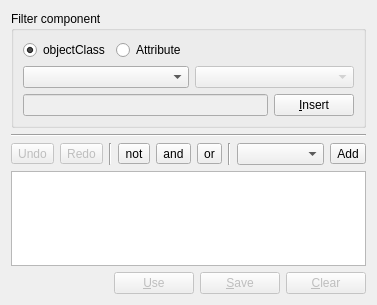
<?xml version="1.0" encoding="UTF-8"?>
<ui version="4.0">
 <class>FilterBuilder</class>
 <widget class="QWidget" name="FilterBuilder">
  <property name="geometry">
   <rect>
    <x>0</x>
    <y>0</y>
    <width>377</width>
    <height>305</height>
   </rect>
  </property>
  <property name="sizePolicy">
   <sizepolicy hsizetype="Expanding" vsizetype="Expanding">
    <horstretch>0</horstretch>
    <verstretch>0</verstretch>
   </sizepolicy>
  </property>
  <property name="windowTitle">
   <string>Form</string>
  </property>
  <layout class="QVBoxLayout" name="verticalLayout">
   <item>
    <widget class="QGroupBox" name="criteriaGroup">
     <property name="focusPolicy">
      <enum>Qt::NoFocus</enum>
     </property>
     <property name="title">
      <string>Filter component</string>
     </property>
     <layout class="QGridLayout" name="gridLayout_2">
      <item row="0" column="0">
       <widget class="QRadioButton" name="rbObjectClass">
        <property name="text">
         <string>objectClass</string>
        </property>
        <property name="checked">
         <bool>true</bool>
        </property>
       </widget>
      </item>
      <item row="1" column="3" colspan="3">
       <widget class="QComboBox" name="filterTypeBox">
        <property name="enabled">
         <bool>false</bool>
        </property>
       </widget>
      </item>
      <item row="3" column="0" colspan="5">
       <widget class="QLineEdit" name="assertionEdit">
        <property name="enabled">
         <bool>false</bool>
        </property>
        <property name="focusPolicy">
         <enum>Qt::StrongFocus</enum>
        </property>
       </widget>
      </item>
      <item row="0" column="1" colspan="5">
       <widget class="QRadioButton" name="rbAttribute">
        <property name="text">
         <string>Attribute</string>
        </property>
       </widget>
      </item>
      <item row="3" column="5">
       <widget class="QPushButton" name="insertButton">
        <property name="toolTip">
         <string>Click to insert the search criteria in the filter below.</string>
        </property>
        <property name="text">
         <string>&amp;Insert</string>
        </property>
       </widget>
      </item>
      <item row="1" column="0" colspan="3">
       <widget class="QComboBox" name="optionBox"/>
      </item>
     </layout>
    </widget>
   </item>
   <item>
    <widget class="Line" name="line">
     <property name="orientation">
      <enum>Qt::Horizontal</enum>
     </property>
    </widget>
   </item>
   <item>
    <layout class="QHBoxLayout" name="horizontalLayout_2">
     <item>
      <widget class="QToolButton" name="undoButton">
       <property name="enabled">
        <bool>false</bool>
       </property>
       <property name="text">
        <string>Undo</string>
       </property>
      </widget>
     </item>
     <item>
      <widget class="QToolButton" name="redoButton">
       <property name="enabled">
        <bool>false</bool>
       </property>
       <property name="text">
        <string>Redo</string>
       </property>
      </widget>
     </item>
     <item>
      <widget class="Line" name="vline1">
       <property name="orientation">
        <enum>Qt::Vertical</enum>
       </property>
      </widget>
     </item>
     <item>
      <widget class="QToolButton" name="notButton">
       <property name="enabled">
        <bool>true</bool>
       </property>
       <property name="sizePolicy">
        <sizepolicy hsizetype="Fixed" vsizetype="Fixed">
         <horstretch>0</horstretch>
         <verstretch>0</verstretch>
        </sizepolicy>
       </property>
       <property name="toolTip">
        <string>Click to negate selection</string>
       </property>
       <property name="text">
        <string>not</string>
       </property>
      </widget>
     </item>
     <item>
      <widget class="QToolButton" name="andButton">
       <property name="enabled">
        <bool>true</bool>
       </property>
       <property name="sizePolicy">
        <sizepolicy hsizetype="Maximum" vsizetype="Fixed">
         <horstretch>0</horstretch>
         <verstretch>0</verstretch>
        </sizepolicy>
       </property>
       <property name="toolTip">
        <string>Click to 'and' selection</string>
       </property>
       <property name="text">
        <string>and</string>
       </property>
       <property name="checkable">
        <bool>false</bool>
       </property>
      </widget>
     </item>
     <item>
      <widget class="QToolButton" name="orButton">
       <property name="enabled">
        <bool>true</bool>
       </property>
       <property name="sizePolicy">
        <sizepolicy hsizetype="Fixed" vsizetype="Fixed">
         <horstretch>0</horstretch>
         <verstretch>0</verstretch>
        </sizepolicy>
       </property>
       <property name="toolTip">
        <string>Click to 'or' selection</string>
       </property>
       <property name="text">
        <string>or</string>
       </property>
       <property name="checkable">
        <bool>false</bool>
       </property>
      </widget>
     </item>
     <item>
      <widget class="Line" name="vline2">
       <property name="orientation">
        <enum>Qt::Vertical</enum>
       </property>
      </widget>
     </item>
     <item>
      <widget class="QComboBox" name="specialCharBox">
       <property name="toolTip">
        <string>Select special character to add</string>
       </property>
      </widget>
     </item>
     <item>
      <widget class="QToolButton" name="addSpecialCharButton">
       <property name="toolTip">
        <string>Add escaped special character</string>
       </property>
       <property name="text">
        <string>Add</string>
       </property>
      </widget>
     </item>
    </layout>
   </item>
   <item>
    <widget class="QPlainTextEdit" name="filterEdit">
     <property name="tabChangesFocus">
      <bool>true</bool>
     </property>
    </widget>
   </item>
   <item>
    <layout class="QHBoxLayout" name="horizontalLayout">
     <item>
      <spacer name="horizontalSpacer">
       <property name="orientation">
        <enum>Qt::Horizontal</enum>
       </property>
       <property name="sizeHint" stdset="0">
        <size>
         <width>40</width>
         <height>20</height>
        </size>
       </property>
      </spacer>
     </item>
     <item>
      <widget class="QPushButton" name="useButton">
       <property name="enabled">
        <bool>false</bool>
       </property>
       <property name="text">
        <string>&amp;Use</string>
       </property>
      </widget>
     </item>
     <item>
      <widget class="QPushButton" name="saveButton">
       <property name="enabled">
        <bool>false</bool>
       </property>
       <property name="text">
        <string>&amp;Save</string>
       </property>
      </widget>
     </item>
     <item>
      <widget class="QPushButton" name="clearButton">
       <property name="enabled">
        <bool>false</bool>
       </property>
       <property name="text">
        <string>&amp;Clear</string>
       </property>
      </widget>
     </item>
    </layout>
   </item>
  </layout>
 </widget>
 <tabstops>
  <tabstop>rbObjectClass</tabstop>
  <tabstop>rbAttribute</tabstop>
  <tabstop>optionBox</tabstop>
  <tabstop>filterTypeBox</tabstop>
  <tabstop>assertionEdit</tabstop>
  <tabstop>insertButton</tabstop>
  <tabstop>filterEdit</tabstop>
  <tabstop>saveButton</tabstop>
  <tabstop>clearButton</tabstop>
  <tabstop>undoButton</tabstop>
  <tabstop>redoButton</tabstop>
  <tabstop>notButton</tabstop>
  <tabstop>andButton</tabstop>
  <tabstop>orButton</tabstop>
  <tabstop>specialCharBox</tabstop>
  <tabstop>addSpecialCharButton</tabstop>
 </tabstops>
 <resources/>
 <connections/>
</ui>
